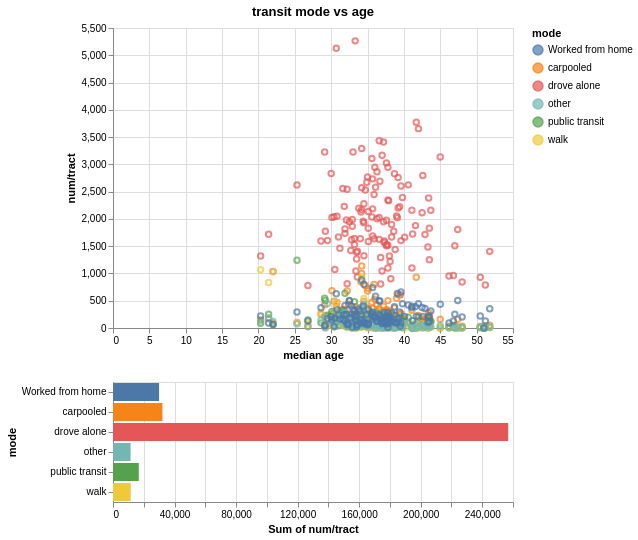

Vega-Lite specification stored for this chart:
### Vega-Lite specification from a JSON file in a GitHub repository (floating-point values rounded to 4 significant figures; data arrays with more than 128 entries replaced by an {"elided": "..."} marker saying what was removed)
{"config": {"view": {"continuousWidth": 400, "continuousHeight": 300}}, "vconcat": [{"mark": "point", "encoding": {"color": {"condition": {"field": "mode", "type": "nominal", "selection": "selector005"}, "value": "lightgray"}, "x": {"field": "median age", "type": "quantitative"}, "y": {"field": "num/tract", "type": "quantitative"}}, "selection": {"selector005": {"type": "interval"}}, "title": "transit mode vs age"}, {"mark": "bar", "encoding": {"color": {"field": "mode", "type": "nominal"}, "x": {"aggregate": "sum", "field": "num/tract", "type": "quantitative"}, "y": {"field": "mode", "type": "nominal"}}, "transform": [{"filter": {"selection": "selector005"}}]}], "data": {"name": "data-1451a9130c7e3c2c6eedc4f962e3f809"}, "$schema": "https://vega.github.io/schema/vega-lite/v4.17.0.json", "datasets": {"data-1451a9130c7e3c2c6eedc4f962e3f809": {"elided": "780 records"}}}
